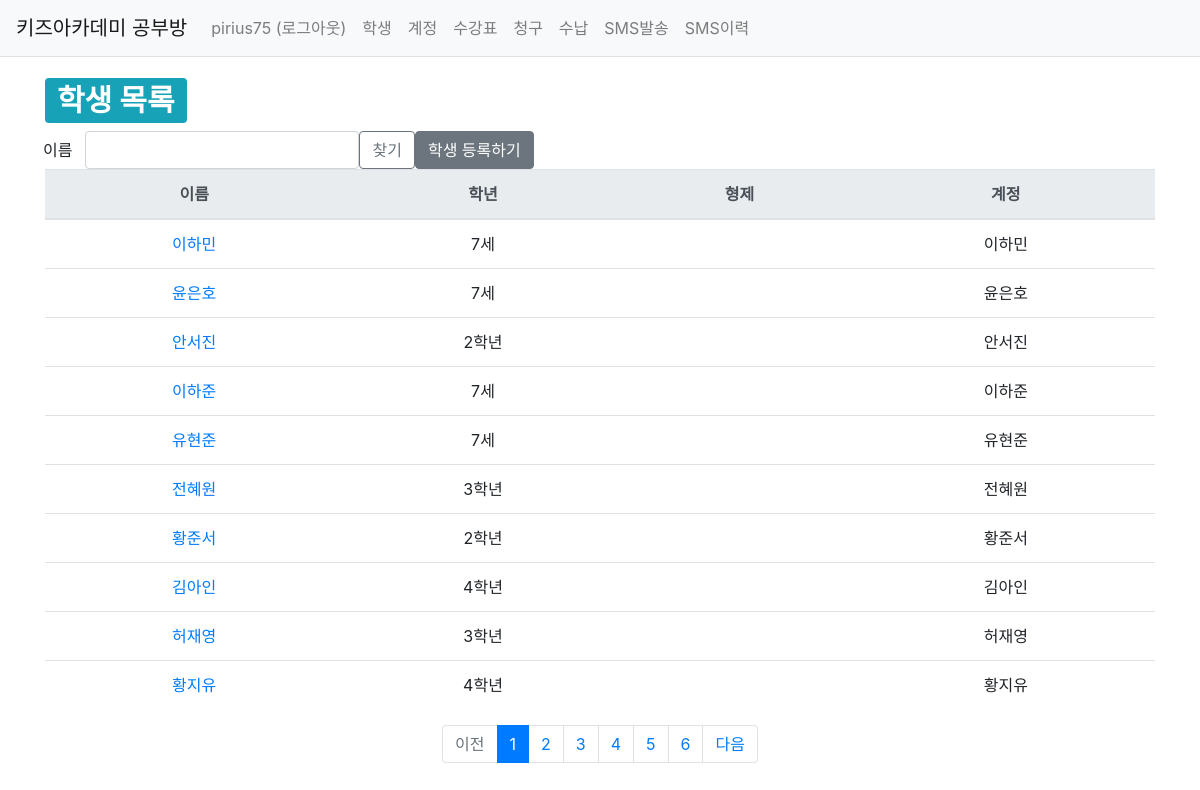
The page /studyroom/ (signed in) on the database as committed earlier.
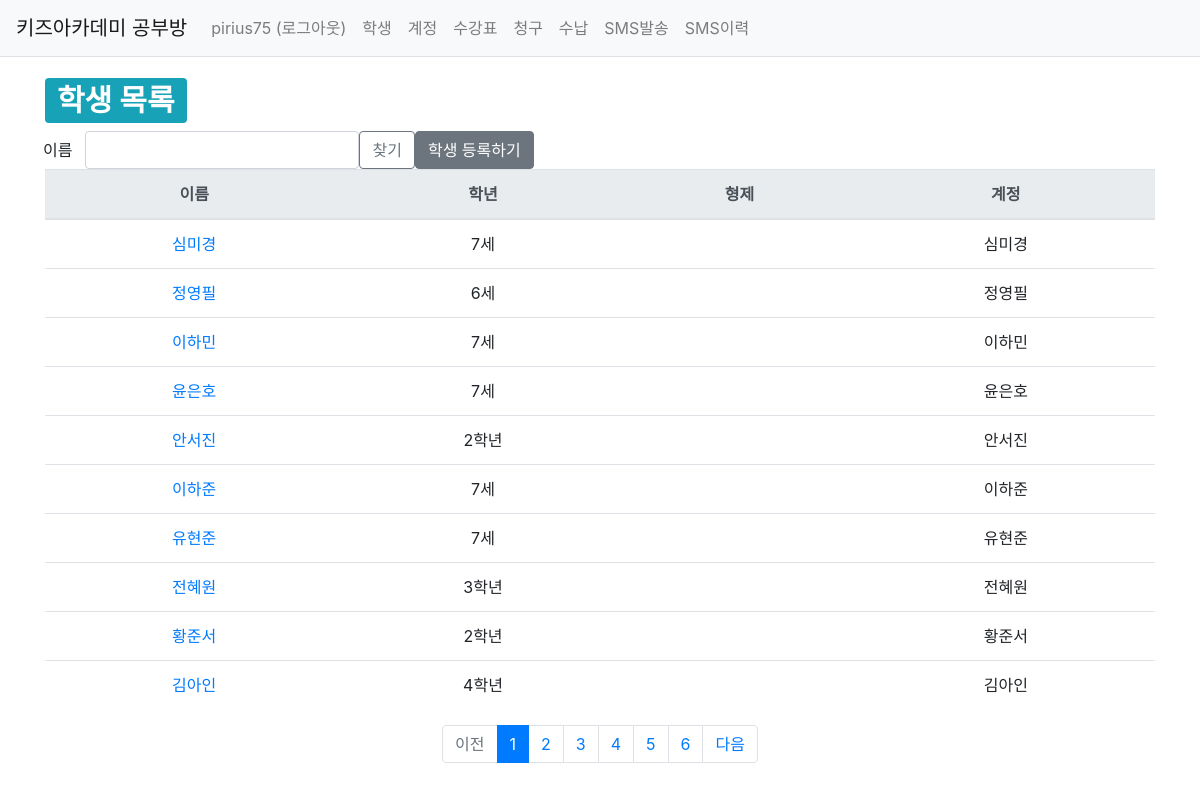
The same page on the database as committed later.
### studyroom/models.py (models this page shows, shortened)
class Student(models.Model):
    Grade_choices = (
        ('Y6','6세'),
        ('Y7','7세'),
        ('E1','1학년'),
        ('E2','2학년'),
        ('E3','3학년'),
        ('E4','4학년'),
        ('E5','5학년'),
        ('E6','6학년'),
    )
    user = models.ForeignKey(User, on_delete=models.CASCADE)
    brother = models.ForeignKey('self', on_delete=models.CASCADE, blank=True, null=True)
    name = models.CharField(max_length=20)
    grade = models.CharField(max_length=2, choices=Grade_choices)
    create_date = models.DateTimeField()
    modify_date = models.DateTimeField(null=True, blank=True)
    delete_yn = models.CharField(max_length=1, default='n')

class Account(models.Model):
    user = models.ForeignKey(User, on_delete=models.CASCADE)
    student = models.ForeignKey(Student, on_delete=models.CASCADE)
    payer = models.CharField(max_length=40, null=True, blank=True)
    payer_phone_num = models.CharField(max_length=11, null=True, blank=True)
    sms_phone_num = models.CharField(max_length=11, null=True, blank=True)
    brother_dc_yn = models.CharField(max_length=1, default='n')
    recommend_dc_start = models.CharField(max_length=6, null=True, blank=True, default='yyyymm')
    recommend_dc_end = models.CharField(max_length=6, null=True, blank=True, default='yyyymm')
    create_date = models.DateTimeField()
    modify_date = models.DateTimeField(null=True, blank=True)

### studyroom/views/base_views.py (the view)
# urls.py: path('', base_views.index, name='index'),  # '/' 에 해당되는 path
@login_required(login_url='common:login')
def index(request):
    page = request.GET.get('page', '1')  # 페이지
    name = request.GET.get('name', '')  # 검색어
    student_list = Student.objects.order_by('-id')
    if name:
        student_list = student_list.filter(
            Q(name__icontains=name)
        ).distinct()
    paginator = Paginator(student_list, 10)  # 페이지당 10개씩 보여주기
    page_obj = paginator.get_page(page)
    context = {'student_list': page_obj, 'page': page, 'name': name}
    return render(request, 'studyroom/student_list.html', context)

### templates/studyroom/student_list.html (shortened to what this page needs)
{% extends 'base.html' %}
{% load studyroom_filter %}
{% block content %}
<div class="container my-3">
    <div>
        <h1>
            <span class="badge badge-info">학생 목록</span>
        </h1>
    </div>
    <div class="row">
        <div class="col-xs-2">
            <button class="btn " type="button" >이름</button>
        </div>
        <div class="col-xs-2">
            <input id="input_search" type="text" class="form-control name" value="{{ name|default_if_none:'' }}">
        </div>
        <div class="col-xs-2">
            <button class="btn btn-outline-secondary" type="button" id="btn_search">찾기</button>
        </div>
        <div class="col-xs-2">
            <a href="{% url 'studyroom:student_create' %}" class="btn btn-secondary">학생 등록하기</a>
        </div>
    </div>
    <table class="table">
        <thead>
        <tr class="text-center thead-light">
            <th>이름</th>
            <th>학년</th>
            <th>형제</th>
            <th>계정</th>
        </tr>
        </thead>
        <tbody>
        {% if student_list %}
        {% for student in student_list %}
        <tr class="text-center">
            <td >
                <a href="{% url 'studyroom:detail' student.id %}">{{ student.name }}</a>
            </td>
            <td>{{ student.get_grade_display }}</td>
            <td>{{ student.brother.name }}</td>
            <td>{{ student.account_set.all.first.student.name }}{{ student.brother.account_set.all.first.student.name}}</td>
        </tr>
        {% endfor %}
        {% else %}
        <tr>
            <td colspan="3">학생이 없습니다.</td>
        </tr>
        {% endif %}
        </tbody>
    </table>
    <ul class="pagination justify-content-center">
        {% if student_list.has_previous %}
        <li class="page-item">
            <a class="page-link" href="?page={{ student_list.previous_page_number }}">이전</a>
        </li>
        {% else %}
        <li class="page-item disabled">
            <a class="page-link" tabindex="-1" aria-disabled="true" href="#">이전</a>
        </li>
        {% endif %}
        {% for page_number in student_list.paginator.page_range %}
        {% if page_number >= student_list.number|add:-5 and page_number <= student_list.number|add:5 %}
            {% if page_number == student_list.number %}
            <li class="page-item active" aria-current="page">
                <a class="page-link" href="?page={{ page_number }}">{{ page_number }}</a>
            </li>
            {% else %}
            <li class="page-item">
                <a class="page-link" href="?page={{ page_number }}">{{ page_number }}</a>
            </li>
            {% endif %}
        {% endif %}
        {% endfor %}
        {% if student_list.has_next %}
        <li class="page-item">
            <a class="page-link" href="?page={{ student_list.next_page_number }}">다음</a>
        </li>
        {% else %}
        <li class="page-item disabled">
            <a class="page-link" tabindex="-1" aria-disabled="true" href="#">다음</a>
        </li>
        {% endif %}
    </ul>
</div>
{% endblock %}

Rows that differ between the two databases and show on the page:
no longer on this page (row unchanged): Student: name "허재영", grade "3학년", account_set.all.first.student.name "허재영"
no longer on this page (row unchanged): Student: name "황지유", grade "4학년", account_set.all.first.student.name "황지유"
added Student: name "심미경", grade "7세", account_set.all.first.student.name "심미경"
added Student: name "정영필", grade "6세", account_set.all.first.student.name "정영필"
